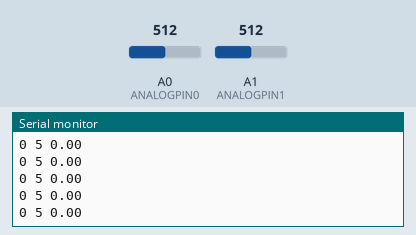
This sketch was run on a simulated Arduino Uno, built with avr-gcc and run on an emulated ATmega328P. On the bench: the last lines printed to the serial monitor. The inputs (shaded band) are chosen by the test bench; at power-on: A1 (ANALOGPIN1) = 512, A0 (ANALOGPIN0) = 512.

Above: at 2.7 s.
2.8 s: A1 (ANALOGPIN1) set to 698
At 3.9 s:
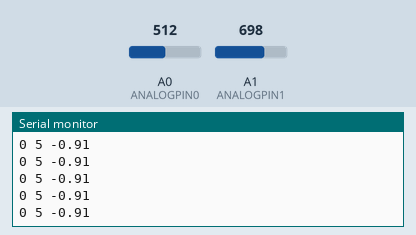
4.3 s: A1 (ANALOGPIN1) set to 731
At 5.0 s:
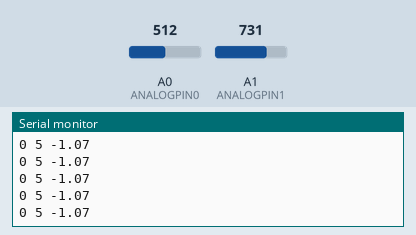
7.3 s: A0 (ANALOGPIN0) set to 746
At 7.8 s:
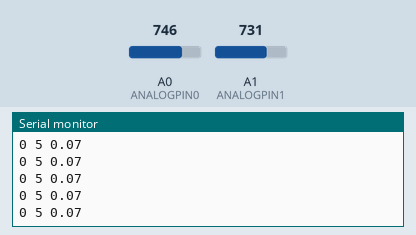
Timing chart, 0 to 10.3 s (numbered marks = the images above; inputs shaded):
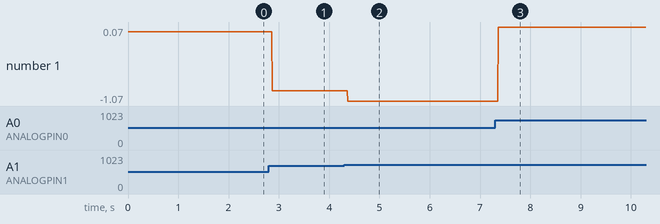

The sketch:

BlackBoxLab.ino
```cpp
/*
Title: Read ADC Values and Send to Serial
Author: Parker Schless (pis7)
Date: 6/1/23
Version: 1.1

Summary:
This is the Arduino support code for plotting sensor data in the Sensor Design course. This code initializes some variables including reference
voltage used and delay time between samples which must match those in the additional Python code. Then, it simply reads in an analog voltage from
a specified analog pin on the Arduino every delayTime milliseconds and converts it from the digital value back to a voltage to be sent over serial
and used by the Python plotting code.

References:
- ADC: https://www.electronicwings.com/arduino/adc-in-arduino, https://cdn.arduino.cc/reference/en/language/functions/analog-io/analogreference/
- Serial: https://www.arduino.cc/reference/en/language/functions/communication/serial/
*/

float maxDigVal = 1023; // Maximum digital value of ADC (10-bit ADC for the boards we are using)

// Initialize variables - CHANGE FOLLOWING PARAMETERS AS NEEDED (MUST MATCH IN PYTHON) -----------------------------------------
#define BAUDRATE 9600 // Serial baudrate
#define ANALOGPIN0 0 // Analog pin used for positive sensor output
#define ANALOGPIN1 1 // Analog pin used for negative sensor output
#define DELAYTIME 1 // Delay time in msec
float vref = 5.0; // Reference voltage used

// Main functions, REMEMBER TO FLASH CODE TO ARDUINO IF CHANGES MADE -----------------------------------------------------------

void setup() {
 analogReference(EXTERNAL); // Sets ADC reference voltage to AREF pin voltage
 Serial.begin(BAUDRATE); // Sets up serial with specified baudrate
}

void loop() {
  float digitalVal0 = analogRead(ANALOGPIN0); // Read in digital value in range 0 - 1023 from ADC pin
  float analogVoltage0 = vref*digitalVal0/maxDigVal; // Convert digital value to analog voltage
  float digitalVal1 = analogRead(ANALOGPIN1); // Read in digital value in range 0 - 1023 from ADC pin
  float analogVoltage1 = vref*digitalVal1/maxDigVal; // Convert digital value to analog voltage

  // Comment below out if don't want bounds on serial plotter (if using this code to take actual data then having the bounds will introduce unwanted values)
  Serial.print(0);
  Serial.print(" ");
  Serial.print(5);
  Serial.print(" ");
  // ---

  Serial.println(analogVoltage0 - analogVoltage1); // Write analog voltage to serial
  delay(DELAYTIME); // delay for specified time before sending next sample
}
```

Measured:
- after the input at 2.8 s, the serial monitor: prints a new line after 0.07 s (image 1)
- after the input at 4.3 s, the serial monitor: prints a new line after 0.07 s (image 2)
- after the input at 7.3 s, the serial monitor: prints a new line after 0.07 s (image 3)
- plotted number 1: 0 → -0.91 after the input at 2.8 s, -0.91 → -1.07 after the input at 4.3 s, -1.07 → 0.07 after the input at 7.3 s
